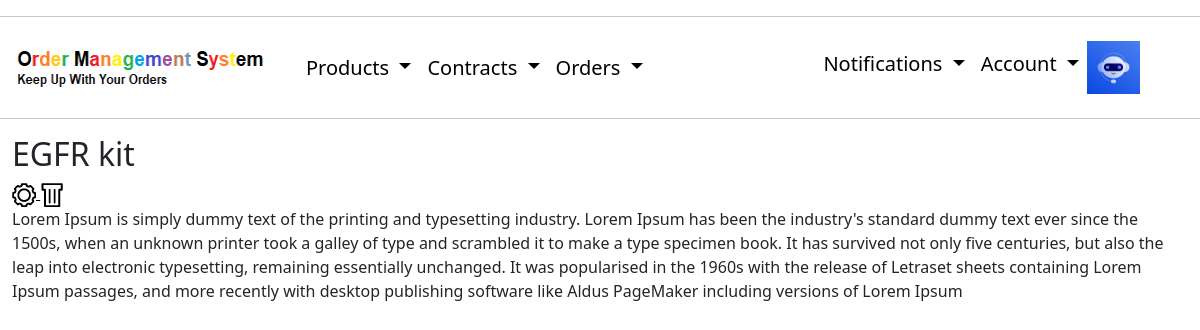
The page /product/1/ (signed in) on the database its author committed.
### users/models.py (models this page shows, shortened)
class Profile(models.Model):
    user = models.OneToOneField(User, on_delete = models.CASCADE)
    image = models.ImageField(default='default.jpg', upload_to='profile_pics')
    company = models.ForeignKey(Company, null=True, on_delete=models.SET_NULL)

### layout/models.py (models this page shows, shortened)
class Product(models.Model):
    name = models.CharField(max_length=100)
    catalog_number = models.CharField(max_length=100, default='0000')
    impuls_number = models.CharField(max_length=100,default='0000')
    producer = models.CharField(max_length=100)
    description = models.TextField()
    price = models.CharField(max_length=100)
    vat = models.CharField(max_length=100,default='%')
    author = models.ForeignKey(User, null=True, on_delete=models.SET_NULL)

### layout/views.py (the view)
# urls.py: path('product/<int:pk>/', ProductDetailView.as_view(), name = 'product-detail'),
class ProductDetailView(CompanyAndLoginRequiredMixin, DetailView):
    model = Product
    context_object_name = 'product'

### layout/views.py (called while the page is built)
    def dispatch(self, request, *args, **kwargs):
        if not request.user.is_authenticated:
            messages.info(request, "You Have to login or create account first.")
            return redirect('login')
        elif not request.user.profile.company:
            messages.info(request, "You Have to login or create company first.")
            return redirect('create-company')
        return super().dispatch(request, *args, **kwargs)

### layout/templates/layout/product_detail.html
{% extends "layout/base.html" %}
{% block content %}
{% load static %}
<h2 class="article-title">{{ object.name }}</h2>
<a href="{% url 'product-delete' product.id %}">
    <img src="{% static 'layout/data/settings-3110.png' %}">
</a>
<a href="{% url 'product-delete' product.id %}">
    <img src="{% static 'layout/data/recycle-bin-3105.png' %}">
</a>
<p class="article-content">{{ object.description }}</p>
{% endblock content %}

### layout/templates/layout/base.html (shortened to what this page needs)
{% load static %}
<!DOCTYPE html>
<html lang="en">
<head>
  <link rel="stylesheet" type="text/css" href="{% static 'layout/static.css' %}">
	<link href="https://cdn.jsdelivr.net/npm/bootstrap@5.0.0/dist/css/bootstrap.min.css" rel="stylesheet" >
</head>
<hr>
<body>
	<nav class="navbar navbar-expand-lg bg-white">
    <div class="container-fluid">
      <a href="{% url 'home' %}">
        <img id= "logo" src="{% static 'layout/data/OMS_LOGO.png' %}" alt="OMS-logo" height="53" width="286"/>
      </a>
      {% if user.is_authenticated %}
      <div class="collapse navbar-collapse" id="navbarScroll">
        <ul class="navbar-nav me-auto my-2 my-lg-0 navbar-nav-scroll" style="--bs-scroll-height: 100px;">
          <li class="nav-item dropdown">
            <a class="nav-link dropdown-toggle" href="#" role="button" data-bs-toggle="dropdown" aria-expanded="false">
              Products
            </a>
          </li>
          <li class="nav-item dropdown">
            <a class="nav-link dropdown-toggle" href="#" role="button" data-bs-toggle="dropdown" aria-expanded="false">
              Contracts
            </a>
          </li>
          <li class="nav-item dropdown">
            <a class="nav-link dropdown-toggle" href="#" role="button" data-bs-toggle="dropdown" aria-expanded="false">
              Orders
            </a>
          </li>
        </ul>
      </div>
      {% endif %}
      <div>
        <ul class="navbar-nav me-auto my-2 my-lg-0 navbar-nav-scroll" style="--bs-scroll-height: 100px;">
          {% if user.is_authenticated %}
          <li class="nav-item dropdown">
            <a class="nav-link dropdown-toggle" href="#" role="button" data-bs-toggle="dropdown" aria-expanded="false">
              Notifications
            </a>
          </li>
          <li class="nav-item dropdown">
            <a class="nav-link dropdown-toggle" href="#" role="button" data-bs-toggle="dropdown" aria-expanded="false">
              Account
            </a>
          </li>
          <li class="nav-item">
            <img src="{{ user.profile.image.url }}" alt="account-photo" height="53" width="53"/>
          </li>
          {% endif %}
        </ul>
      </div>
    </div>
  </nav>
<hr>
  <main role="main" class="container-fluid">
    {% block content %}{% endblock %}
  </main>
</body>
</html>

### layout/static/layout/static.css (style rules this page uses)
nav .navbar-nav li a { font-size: 20px; }
a { color: rgb(0, 0, 0) !important; }
nav .container-fluid { padding-right: 5%; }
#logo { padding-right: 10%; }

### rows shown on the page
Product: name "EGFR kit", description "Lorem Ipsum is simply dummy text of the printing and typesetting industry. Lorem Ipsum has been the industry's standard dummy text ever since the 1500s, when an unknown printer took a galley of type and scrambled it to make a type specimen book. It has survived not only five centuries, but also the leap into electronic typesetting, remaining essentially unchanged. It was popularised in the 1960s with the release of Letraset sheets containing Lorem Ipsum passages, and more recently with desktop publishing software like Aldus PageMaker including versions of Lorem Ipsum"
